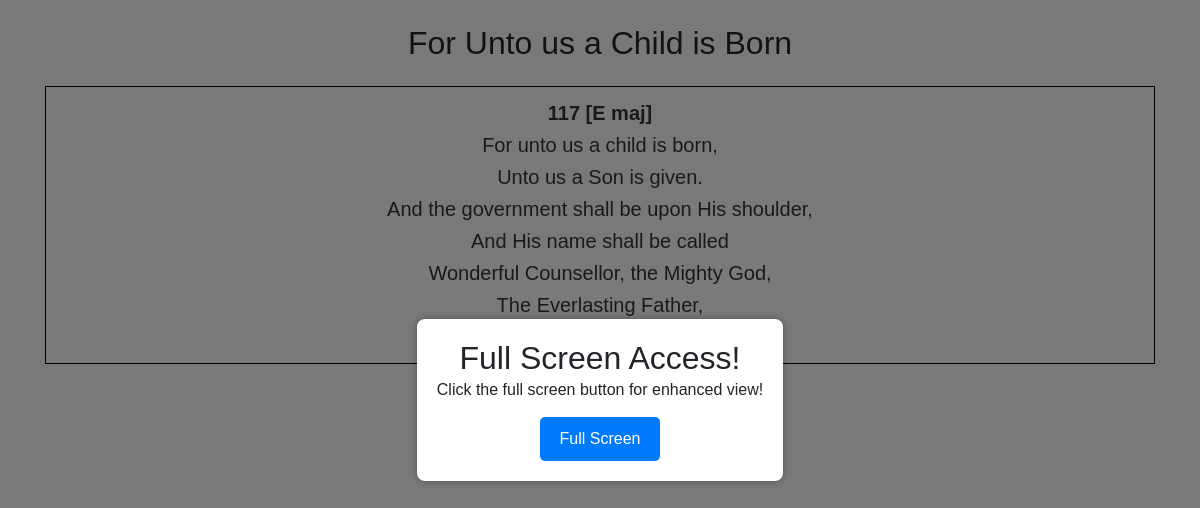
Before: /song/137 with the older database file.
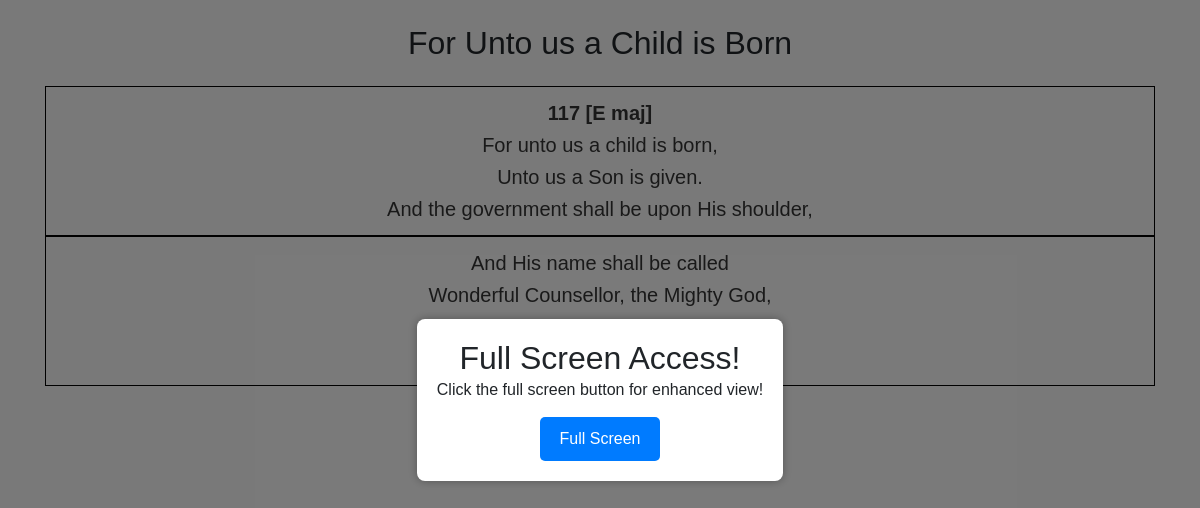
After: the same page with the newer database file.
### tables this page shows
CREATE TABLE songs (
            id INTEGER PRIMARY KEY AUTOINCREMENT,
            title TEXT,
            alternate_title TEXT,
            lyrics TEXT,
            transliteration TEXT,
            chord TEXT,
            search_title TEXT,
            search_lyrics TEXT,
            youtube_link TEXT,
            create_date TEXT,
            modified_date TEXT,
            username TEXT,
            FOREIGN KEY (username) REFERENCES users(username)
        );

### server.py (the view)
@app.route('/song/<id>')
def song(id):
    try:
        conn = sqlite3.connect(DATABASE)
        cursor = conn.cursor()
        cursor.execute(
            'SELECT lyrics, transliteration, chord, title, youtube_link FROM songs WHERE id = ?', (int(id),))
        row = cursor.fetchone()
        conn.close()
        lyrics = song_view(row[0], row[1], row[2])
    except:
        conn.close()
        return "Song Not Available!"
    return render_template("song_viewer.html", lyrics=lyrics, song_title=row[3], link=row[4])

### server.py (called while the page is built, shortened)
def song_view(lyrics, transliteration_lyrics, chord):
    if transliteration_lyrics == "" or transliteration_lyrics == None or transliteration_lyrics == "None":
        paragraphs = re.split(r'\r?\n|\r', lyrics)
        para_count = 1
        if chord == None or chord == "None":
            chord = ''
        else:
            chord = "<span id='chord' style='font-weight:bold;'>" + \
                chord + "</span><br>"
        formatted_song = f"<p id={para_count} style='border: 1px solid black;padding: 10px;'>{chord}"
        for paragraph in paragraphs:
            if paragraph == "":
                para_count += 1
                formatted_song += f"</p><p id={para_count} style='border: 1px solid black;padding: 10px;'>"
            else:
                formatted_song += f'{paragraph}<br>'
    return formatted_song

### templates/song_viewer.html (shortened to what this page needs)
<!DOCTYPE html>
<html lang="en">
<head>
    <link rel="stylesheet" href="https://cdn.jsdelivr.net/npm/bootstrap@4.5.3/dist/css/bootstrap.min.css">
</head>
<body>
    <div class="overlay" id="overlay">
        <div class="popup-card" id="popupCard">
            <h2>Full Screen Access!</h2>
            <p>Click the full screen button for enhanced view!</p>
            <button onclick="full()">Full Screen</button>
        </div>
    </div>
    <div class="container" id="container">
        <br>
        <center>
            <h2>{{song_title}}</h2>
        </center>
        <br>
        <div class="song-lyrics">
            <center>{{lyrics | safe}}</center>
        </div>
    </div>
    <br>
</body>
</html>

### templates/song_viewer.html (style rules this page uses)
.overlay { display: none; position: fixed; top: 0; left: 0; width: 100%; height: 100%; background-color: rgba(0, 0, 0, 0.5); justify-content: center; align-items: center; }
.popup-card { background-color: white; padding: 20px; border-radius: 8px; box-shadow: 0 0 10px rgba(0, 0, 0, 0.3); text-align: center; }
button { padding: 10px 20px; background-color: #007bff; color: white; border: none; border-radius: 5px; cursor: pointer; margin-top: 15px; }
body, h1, h2, p { margin: 0; padding: 0; }
body { font-family: Arial, sans-serif; background-color: #f4f4f4; }
.song-lyrics { color: #333; line-height: 1.6; font-size: 20px; }
.container { overflow-y: auto; }

Changed rows visible on the page:
changed songs "For Unto us a Child is Born": chord "…Counsellor, the Mighty God, The Everlasting Father," → "…Counsellor, the Mighty God,"
